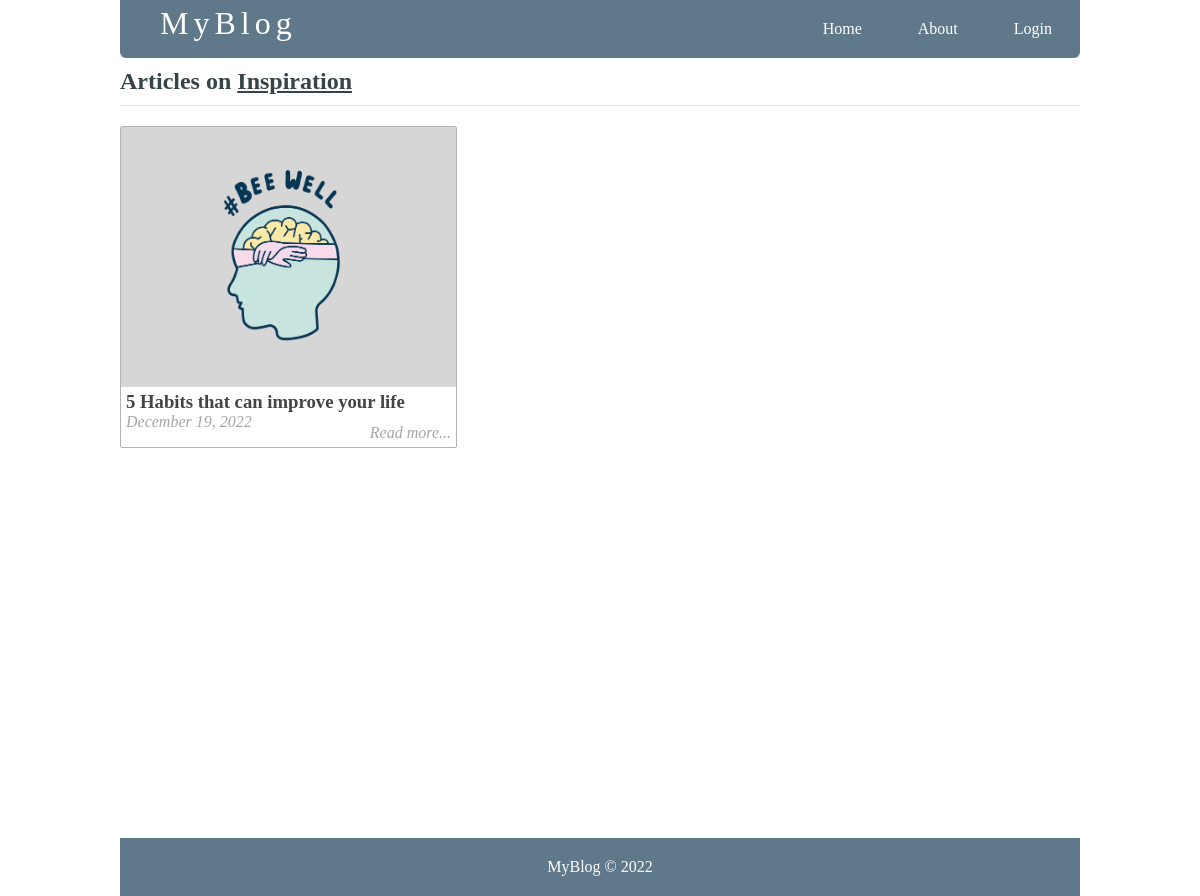
Screenshot of /articleby_topic.php?topic=1 with the database file from the repository.
### tables this page shows
CREATE TABLE `topics` (
  `id` int NOT NULL,
  `name` varchar(255) DEFAULT NULL,
  `topic_holder` varchar(255) DEFAULT NULL,
  PRIMARY KEY (`id`),
  UNIQUE KEY `topic_holder_UNIQUE` (`topic_holder`)
);

CREATE TABLE `articles` (
  `id` int NOT NULL AUTO_INCREMENT,
  `user_id` int DEFAULT NULL,
  `title` varchar(255) NOT NULL,
  `holder` varchar(255) NOT NULL,
  `views` int NOT NULL DEFAULT '0',
  `image` varchar(255) NOT NULL,
  `body` text NOT NULL,
  `published` tinyint(1) NOT NULL,
  `created_at` timestamp NOT NULL DEFAULT CURRENT_TIMESTAMP ON UPDATE CURRENT_TIMESTAMP,
  `updated_at` timestamp NOT NULL DEFAULT '0000-00-00 00:00:00',
  PRIMARY KEY (`id`),
  UNIQUE KEY `slug` (`holder`),
  KEY `user_id` (`user_id`),
  CONSTRAINT `articles_ibfk_1` FOREIGN KEY (`user_id`) REFERENCES `users` (`id`)
);

### functions.php (called while the page is built, shortened)
<?php
function getTopic($articlId){
    global $conn;
    $sql = "SELECT * FROM topics WHERE id=
			(SELECT topic_id FROM posts WHERE article_id=$articlId) LIMIT 1";
	$result = mysqli_query($conn, $sql);
	$topic = mysqli_fetch_assoc($result);
	return $topic;
}
function getArticlesByTopic($topic_id) {
	global $conn;
	$sql = "SELECT * FROM articles
			WHERE articles.id IN
			(SELECT posts.article_id FROM posts
				WHERE posts.topic_id=$topic_id GROUP BY posts.article_id
				HAVING COUNT(1) = 1)";
	$result = mysqli_query($conn, $sql);
	$articles = mysqli_fetch_all($result, MYSQLI_ASSOC);
	$final_articles = array();
	foreach ($articles as $arts) {
		$arts['topic'] = getTopic($arts['id']);
		array_push($final_articles, $arts);
	}
	return $final_articles;
}
function getTopicById($topicId){
	global $conn;
	$sql = "SELECT name FROM topics WHERE id=$topicId";
	$result = mysqli_query($conn, $sql);
	$topic = mysqli_fetch_assoc($result);
	return $topic['name'];
}
?>

### articleby_topic.php (the view, shortened to what this page needs)
<?php include('connect.php'); ?>
<?php include('functions.php'); ?>
<?php
	if (isset($_GET['topic'])) {
		$topic_id = $_GET['topic'];
		$posts = getArticlesByTopic($topic_id);
	}
?>
<!DOCTYPE html>
<html>
<head>
	<link rel="stylesheet" href="css/style.css">
</head>
<body>
<div class="container">
<div class="navbar">
			<div class="brand">
				<a href="index.php"><h1>MyBlog</h1></a>
			</div>
			<ul>
			  <li><a class="active" href="index.php">Home</a></li>
			  <li><a href="about.php">About</a></li>
              <li><a href="login.php">Login</a></li>
			</ul>
		</div>
<div class="content">
	<h2 class="content-title">
		Articles on <u><?php echo getTopicById($topic_id); ?></u>
	</h2>
	<hr>
	<?php foreach ($posts as $post): ?>
		<div class="post" style="margin-left: 0px;">
			<img src="<?php echo 'images/' . $post['image']; ?>" class="post_image" alt="">
			<a href="single_article.php?post-slug=<?php echo $post['holder']; ?>">
				<div class="post_info">
					<h3><?php echo $post['title'] ?></h3>
					<div class="info">
						<span><?php echo date("F j, Y ", strtotime($post["created_at"])); ?></span>
						<span class="read_more">Read more...</span>
					</div>
				</div>
			</a>
		</div>
	<?php endforeach ?>
    </div>
		<div class="footer">
			<p>MyBlog &copy; 2022</p>
		</div>
	</div>
</body>
</html>

### style.css (style rules this page uses)
* { margin: 0px; padding: 0px; }
html { height: 100%; box-sizing: border-box; }
body { position: relative; margin: 0; padding-bottom: 6rem; min-height: 100%; }
h1, h2, h3, h4, h5, h6 { color: #444; font-family: 'sans-serif', cursive; }
a { text-decoration: none; }
ul, ol { margin-left: 40px; }
hr { margin: 10px 0px; opacity: .25; }
.container { width: 80%; margin: 0px auto; }
.navbar { margin: 0 auto; overflow: hidden; background-color: #5f788a; border-radius: 0px 0px 6px 6px; }
.navbar ul { list-style-type: none; float: right; }
.navbar ul li { float: left; font-family: cursive; }
.navbar ul li a { display: block; color: white; text-align: center; padding: 20px 28px; text-decoration: none; }
.navbar .brand { float: left; padding-top: 5px; padding-left: 40px; }
.navbar .brand h1 { color: white; font-size: 2em; letter-spacing: 5px; font-weight: 100; font-family: cursive; }
.footer { position: absolute; right: 0; bottom: 0; left: 0; color: white; background-color: #5f788a; text-align: center; width: 80%; margin: 20px auto 0px; padding: 20px 0px; }
.content { margin: 5px auto; border-radius: 5px; min-height: 400px; }
.content:after { content: ""; display: block; clear: both; }
.content .content-title { margin: 10px 0px; color: #374447; font-family: 'sans-serif', cursive;; }
.content .post { width: 335px; margin: 9px; min-height: 320px; float: left; border-radius: 2px; border: 1px solid #b3b3b3; position: relative; }
.content .post .post_image { height: 260px; width: 100%; background-size: 100%; }
.content .post .post_image { width: 100%; height: 260px; }
.content .post .post_info { height: 100%; padding: 0px 5px; font-weight: 200; font-family: cursive; }
.content .post .post_info { color: #222; }
.content .post .post_info span { color: #A6A6A6; font-style: italic; }
.content .post .post_info span.read_more { position: absolute; right: 5px; bottom: 5px; }

### rows the page displays
topics: name "Inspiration"
articles: image (placeholder picture), title "5 Habits that can improve your life", created_at "December 19, 2022"
